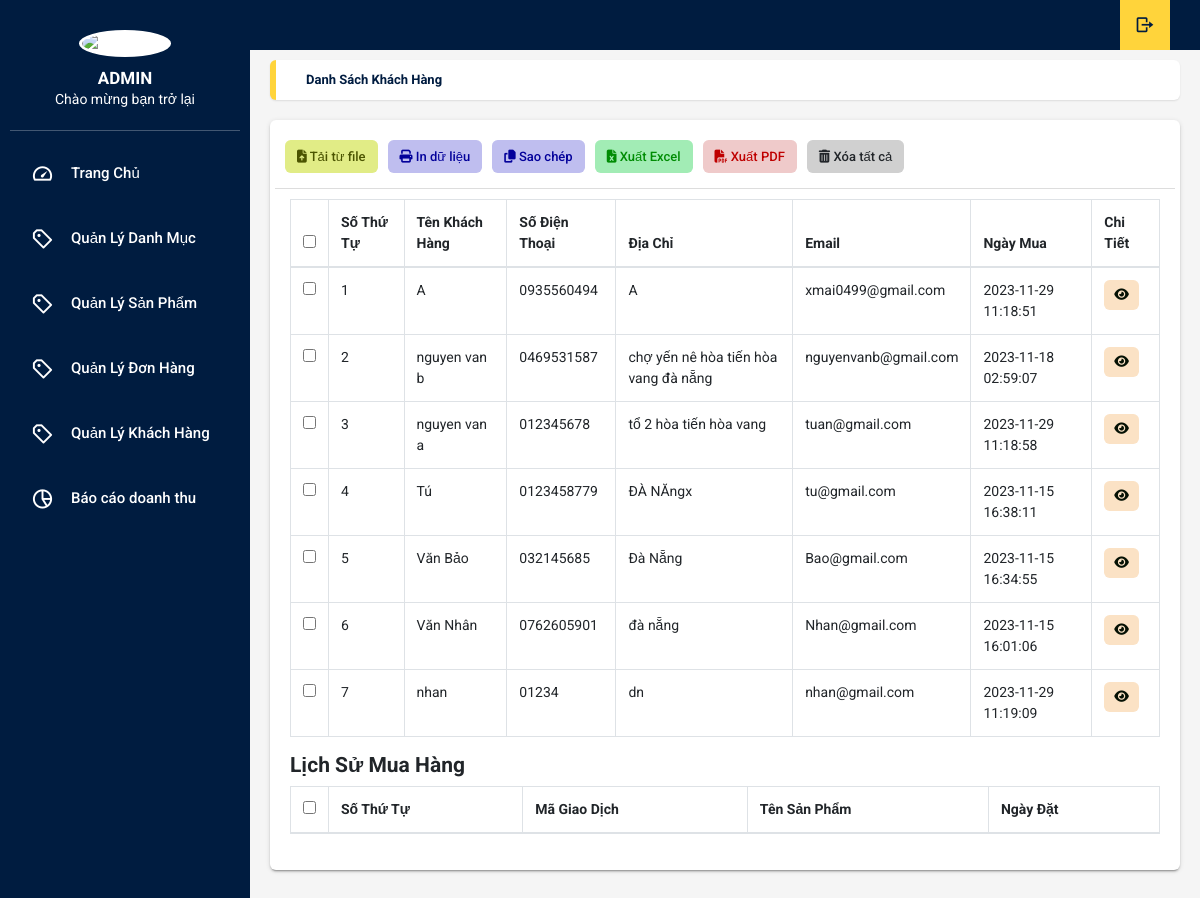
The app's page /admin/xulykhachhang.php with its own data.
### tables this page shows
CREATE TABLE `tbl_giaodich` (
  `giaodich_id` int(11) NOT NULL,
  `sanpham_id` int(11) NOT NULL,
  `soluong` int(11) NOT NULL,
  `magiaodich` varchar(50) NOT NULL,
  `ngaythang` timestamp NOT NULL DEFAULT current_timestamp() ON UPDATE current_timestamp(),
  `khachhang_id` int(11) NOT NULL,
  `tinhtrangdon` int(11) NOT NULL DEFAULT 0,
  `huydon` int(11) NOT NULL DEFAULT 0
);

CREATE TABLE `tbl_khachhang` (
  `khachhang_id` int(11) NOT NULL,
  `name` varchar(100) NOT NULL,
  `phone` varchar(50) NOT NULL,
  `address` varchar(200) NOT NULL,
  `note` text NOT NULL,
  `email` varchar(100) NOT NULL,
  `password` varchar(100) NOT NULL,
  `giaohang` int(11) NOT NULL
);

### admin/xulykhachhang.php (the view, shortened to what this page needs)
<?php
include('../db/connect.php');
?>
<!DOCTYPE html>
<html lang="en">
<head>
    <link rel="stylesheet" type="text/css" href="css/main.css">
    <link rel="stylesheet" href="https://cdn.jsdelivr.net/npm/boxicons@latest/css/boxicons.min.css">
    <link rel="stylesheet" href="https://unpkg.com/boxicons@latest/css/boxicons.min.css">
    <link rel="stylesheet" type="text/css"
        href="https://maxcdn.bootstrapcdn.com/font-awesome/4.7.0/css/font-awesome.min.css">
    <link rel="stylesheet" href="https://use.fontawesome.com/releases/v5.8.2/css/all.css">
    <link rel="stylesheet" href="https://cdnjs.cloudflare.com/ajax/libs/jquery-confirm/3.3.2/jquery-confirm.min.css">
    <link rel="stylesheet" href="https://cdnjs.cloudflare.com/ajax/libs/font-awesome/6.4.2/css/all.min.css">
</head>
<body onload="time()" class="app sidebar-mini rtl">
    <header class="app-header">
        <ul class="app-nav">
            <li><a class="app-nav__item" href="?login=dangxuat"><i class='bx bx-log-out bx-rotate-180'></i> </a>
            </li>
        </ul>
    </header>
    <?php
    include('sidebar.php');
    ?>
    <main class="app-content">
        <div class="app-title">
            <ul class="app-breadcrumb breadcrumb side">
                <li class="breadcrumb-item active"><a href="#"><b>Danh sách khách hàng</b></a></li>
            </ul>
        </div>
        <div class="row">
            <div class="col-md-12">
                <div class="tile">
                    <div class="tile-body">
                        <div class="row element-button">
                            <div class="col-sm-2">
                                <a class="btn btn-delete btn-sm nhap-tu-file" type="button" title="Nhập"
                                    onclick="myFunction(this)"><i class="fas fa-file-upload"></i> Tải từ file</a>
                            </div>
                            <div class="col-sm-2">
                                <a class="btn btn-delete btn-sm print-file" type="button" title="In"
                                    onclick="myApp.printTable()"><i class="fas fa-print"></i> In dữ liệu</a>
                            </div>
                            <div class="col-sm-2">
                                <a class="btn btn-delete btn-sm print-file js-textareacopybtn" type="button"
                                    title="Sao chép"><i class="fas fa-copy"></i> Sao chép</a>
                            </div>
                            <div class="col-sm-2">
                                <a class="btn btn-excel btn-sm" href="" title="In"><i class="fas fa-file-excel"></i>
                                    Xuất Excel</a>
                            </div>
                            <div class="col-sm-2">
                                <a class="btn btn-delete btn-sm pdf-file" type="button" title="In"
                                    onclick="myFunction(this)"><i class="fas fa-file-pdf"></i> Xuất PDF</a>
                            </div>
                            <div class="col-sm-2">
                                <a class="btn btn-delete btn-sm" type="button" title="Xóa" onclick="myFunction(this)"><i
                                        class="fas fa-trash-alt"></i> Xóa tất cả </a>
                            </div>
                        </div>
                        <?php
                        $sql_select_khachhang = mysqli_query($con, "SELECT *FROM tbl_khachhang,tbl_giaodich WHERE tbl_khachhang.khachhang_id=tbl_giaodich.khachhang_id
                         GROUP BY tbl_giaodich.magiaodich ORDER BY tbl_khachhang.khachhang_id DESC");
                        ?>
                        <table class="table table-hover table-bordered" id="sampleTable">
                            <thead>
                                <tr>
                                    <th width="10"><input type="checkbox" id="all"></th>
                                    <th>Số Thứ Tự</th>
                                    <th>Tên Khách Hàng</th>
                                    <th>Số Điện Thoại</th>
                                    <th>Địa Chỉ</th>
                                    <th>Email</th>
                                    <th>Ngày Mua</th>
                                    <th>Chi Tiết</th>
                                </tr>
                            </thead>
                            <tbody>
                                <?php
                                $i = 0;
                                while ($row_khachhang = mysqli_fetch_array($sql_select_khachhang)) {
                                    $i++;
                                    ?>
                                    <tr>
                                        <td width="10"><input type="checkbox" name="danhmuc" value="1"></td>
                                        <td>
                                            <?php echo $i ?>
                                        </td>
                                        <td>
                                            <?php echo $row_khachhang['name'] ?>
                                        </td>
                                        <td>
                                        <?php echo $row_khachhang['phone'] ?>
                                        </td>
                                        <td>
                                        <?php echo $row_khachhang['address'] ?>
                                        </td>
                                        <td>
                                        <?php echo $row_khachhang['email'] ?>
                                        </td>
                                        <td>
                                        <?php echo $row_khachhang['ngaythang'] ?>
                                        </td>
                                        <td>
                                        <a class="btn btn-primary btn-sm edit" type="button" title="Xem giao dich"
                                                href="?quanly=xemgiaodich&khachhang=<?php echo $row_khachhang['magiaodich'] ?> ">
                                                <i class="fa-solid fa-eye" style="color: #051104;"></i>
                                            </a>
                                        </td>
                                    </tr>
                                <?php
                                }
                                ?>
                            </tbody>
                        </table>
                        <h4>Lịch Sử Mua Hàng</h4>
                        <table class="table table-hover table-bordered" id="sampleTable">
                            <thead>
                                <tr>
                                    <th width="10"><input type="checkbox" id="all"></th>
                                    <th>Số Thứ Tự</th>
                                    <th>Mã Giao Dịch</th>
                                    <th>Tên Sản Phẩm</th>
                                    <th>Ngày Đặt</th>
                                </tr>
                            </thead>
                        </table>
                    </div>
                </div>
            </div>
        </div>
    </main>
</body>
</html>

### records on screen
tbl_giaodich: khachhang.name "A", khachhang.phone "0935560494", khachhang.address "A", khachhang.email "xmai0499@gmail.com", ngaythang "2023-11-29 11:18:51"
tbl_giaodich: khachhang.name "nguyen van b", khachhang.phone "0469531587", khachhang.address "chợ yến nê hòa tiến hòa vang đà nẵng", khachhang.email "nguyenvanb@gmail.com", ngaythang "2023-11-18 02:59:07"
tbl_giaodich: khachhang.name "nguyen van a", khachhang.phone "012345678", khachhang.address "tổ 2 hòa tiến hòa vang", khachhang.email "tuan@gmail.com", ngaythang "2023-11-29 11:18:58"
tbl_giaodich: khachhang.name "Tú", khachhang.phone "0123458779", khachhang.address "ĐÀ NĂngx", khachhang.email "tu@gmail.com", ngaythang "2023-11-15 16:38:11"
tbl_giaodich: khachhang.name "Văn Bảo", khachhang.phone "032145685", khachhang.address "Đà Nẵng", khachhang.email "Bao@gmail.com", ngaythang "2023-11-15 16:34:55"
tbl_giaodich: khachhang.name "Văn Nhân", khachhang.phone "0762605901", khachhang.address "đà nẵng", khachhang.email "Nhan@gmail.com", ngaythang "2023-11-15 16:01:06"
tbl_giaodich: khachhang.name "nhan", khachhang.phone "01234", khachhang.address "dn", khachhang.email "nhan@gmail.com", ngaythang "2023-11-29 11:19:09"
